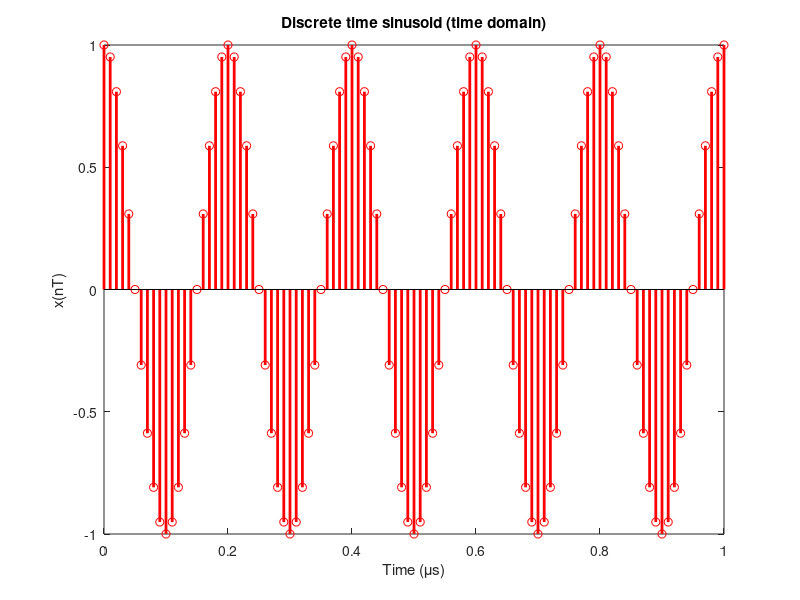
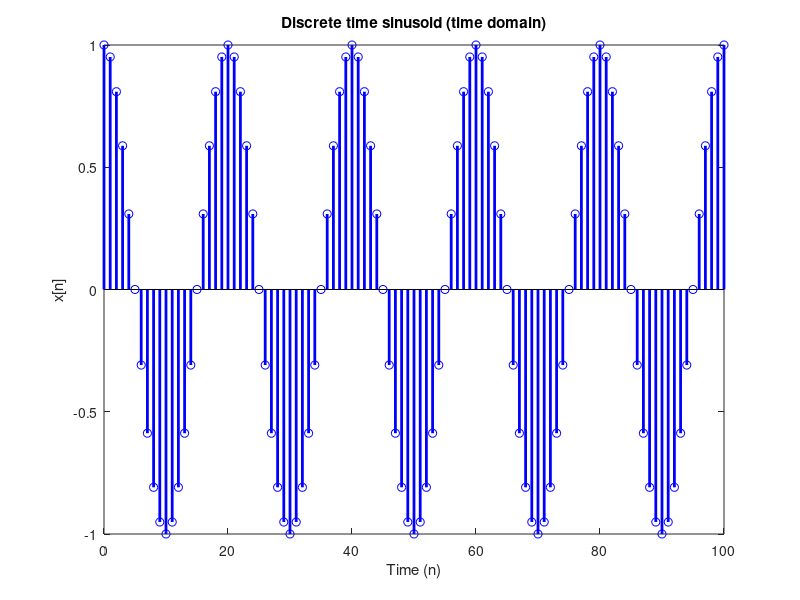
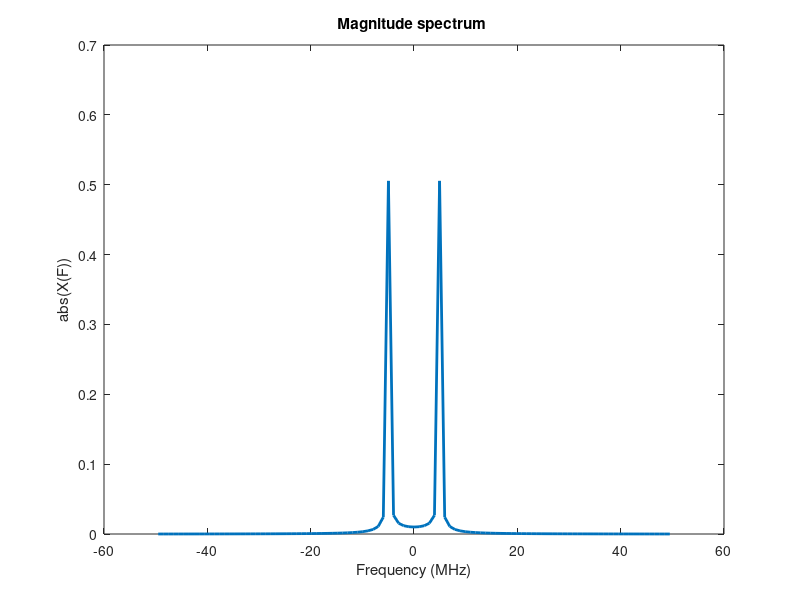
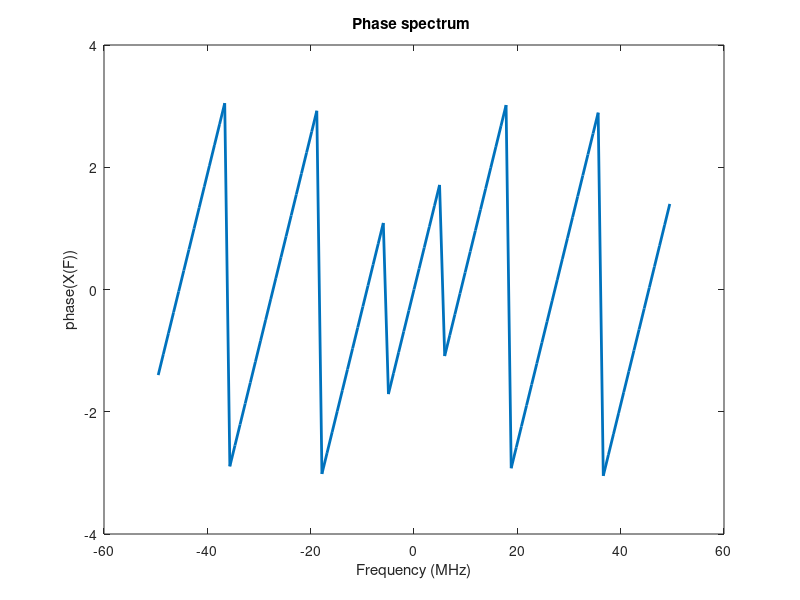

Write the MATLAB code that produced these figures, in order. (Note: this script raises an error after producing the figures.)
%
%   HW1 Preview
%	sample codes (Matlab script - Example of FT implementation)
%					(Not precise in mathematics)
%
%
%                                   Edited by Meng-Lin Li, 03/03/2016
%									Revised by Meng-Lin Li, 03/02/2017
%									Revised by Meng-Lin Li, 03/08/2018
%


% ---------- Generate sampled cosine/discrete-time sinusoid ----------
F0 = 5; % in MHz
Fs = 100; % sampling rate/sampling frequency, in MHz or Msamples/sec
T = 1/Fs;  % sampling interval in time
total_time = 1; % in us

t_axis = (5:T:total_time+5);  % time axis

% !!! Sampling in time 
iF0Ratio = 1;
F0 = F0*iF0Ratio;
x = cos(2*pi*F0*t_axis);  % sampled cosine/discrete time sinusoid ,time domain
Npoint = length(x);   % number of points in sampled cosine
iZeroPaddingRatio = 1;
x = [ x zeros(1,Npoint*(iZeroPaddingRatio-1))]; % x with zero padding

Npoint = length(x);
t_axis = (0:(Npoint-1))*T; % update the time axis

figure
stem(t_axis, x,'r','linewidth',2);
xlabel('Time (\mus)');
ylabel('x(nT)');
title('Discrete time sinusoid (time domain)');

figure
stem(0:1:Npoint-1, x,'b', 'linewidth', 2);
xlabel('Time (n)')
ylabel('x[n]');
title('Discrete time sinusoid (time domain)')


% ---------- Fourier transform - Analysis ----------

% !!! Sampling in frequency
iFNpointRatio = 1;
Npoint1 = Npoint*iFNpointRatio; % number of sampling points in frequency domain
dF = Fs/Npoint1; % sampling interval in frequency

% !!! Observed frequency range, Check working frequency range (i.e., fundamental frequency range) for this CTFT codes
iFRangeRatio = 1;
Npoint2 = Npoint1*iFRangeRatio;
F_axis = ((1:1:Npoint2)-(Npoint2+1)/2)*dF;
X = zeros(1,length(F_axis));
Y = zeros(1,length(F_axis));

% implementatoin of X(f) = summation x(ti)*exp(-j*2*pi*f*ti)*dt 
%(Not very precise in mathematics)
% !!! Vectorization, can be found at the provided Matlab_FTandPlot_VectorizedNoLoop_demo.m
for iFreq = 1:length(F_axis),
    iFreq
   for iTime = 1:length(t_axis),
       X(iFreq) = X(iFreq) + x(iTime)*exp(-sqrt(-1)*2*pi*F_axis(iFreq)*t_axis(iTime))*T; % what if t_axis is not starting from time = 0?
       Y(iFreq) = X(iFreq) * exp(-sqrt(-1)*2*pi*F_axis(iFreq)*5);
   end
end

mag_X = abs(Y);   % magnitude
pha_X = angle(Y); % phase

figure
plot(F_axis, mag_X,'linewidth',2);
xlabel('Frequency (MHz)');
ylabel('abs(X(F))')
title('Magnitude spectrum ')

figure
plot(F_axis, pha_X,'linewidth',2);
xlabel('Frequency (MHz)');
ylabel('phase(X(F))')
title('Phase spectrum ')


% --------------------
load ECG % ECG: ECG signal, Fs: sampling rate in Hz







